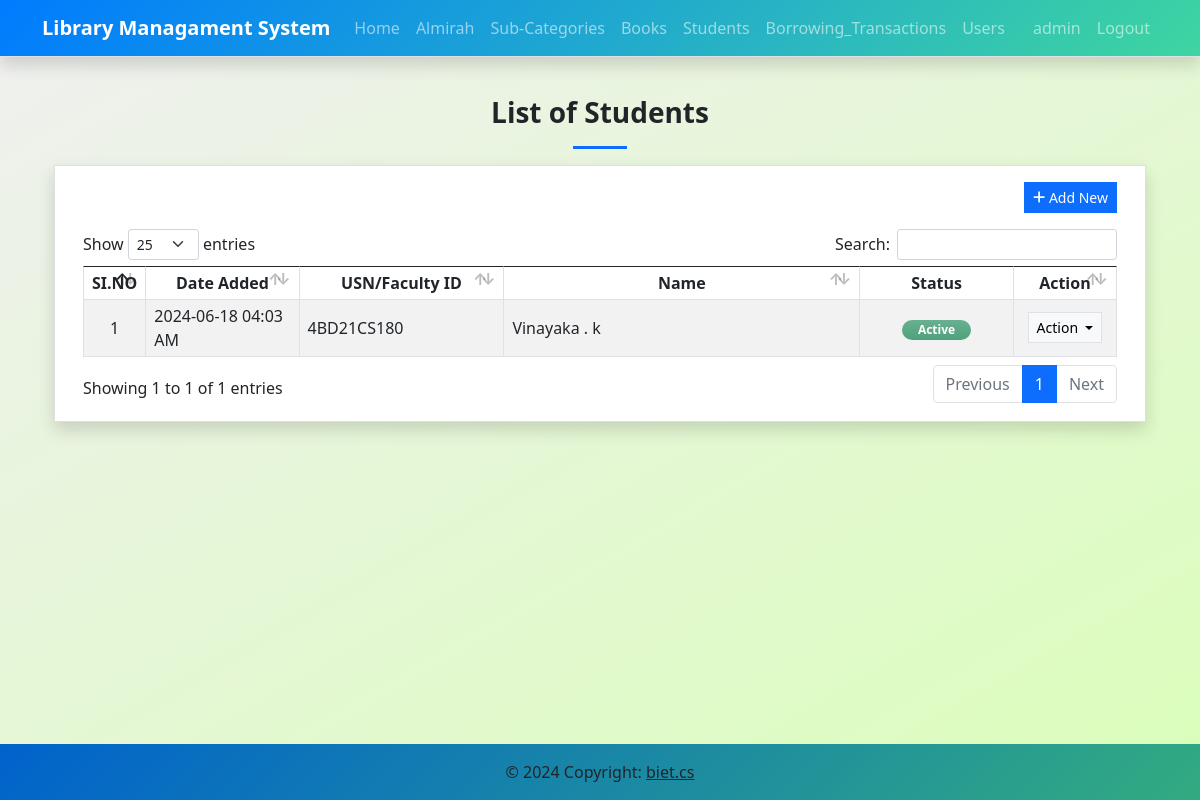
The app's page /students (signed in) with its own data.
### lmsApp/models.py (models this page shows, shortened)
class Students(models.Model):
    code = models.CharField(max_length=250)
    first_name = models.CharField(max_length=250)
    middle_name = models.CharField(max_length=250, blank=True, null=True)
    last_name = models.CharField(max_length=250)
    gender = models.CharField(max_length=20, choices=(('Male', 'Male'), ('Female', 'Female')), default='Male')
    contact = models.CharField(max_length=250)
    email = models.CharField(max_length=250)
    address = models.CharField(max_length=250)
    department = models.CharField(max_length=250, blank=True, null=True)
    course = models.CharField(max_length=250, blank=True, null=True)
    status = models.CharField(max_length=2, choices=(('1', 'Active'), ('2', 'Inactive')), default='1')
    delete_flag = models.IntegerField(default=0)
    date_added = models.DateTimeField(default=timezone.now)
    date_created = models.DateTimeField(auto_now=True)
    class Meta:
        verbose_name_plural = "List of Students"
    def name(self):
        return str(f"{self.first_name}{' '+self.middle_name if self.middle_name else ''} {self.last_name}")

### lmsApp/views.py (the view)
# urls.py: path('students',views.students,name='student-page'),
@login_required
def students(request):
    context = context_data(request)
    context['page'] = 'student'
    context['page_title'] = "Student List"
    context['students'] = models.Students.objects.filter(delete_flag = 0).all()
    return render(request, 'students.html', context)

### lmsApp/views.py (called while the page is built)
def context_data(request):
    fullpath = request.get_full_path()
    abs_uri = request.build_absolute_uri()
    abs_uri = abs_uri.split(fullpath)[0]
    context = {
        'system_host' : abs_uri,
        'page_name' : '',
        'page_title' : '',
        'system_name' : 'Library Managament System',
        'topbar' : True,
        'footer' : True,
    }
    return context

### lmsApp/templates/students.html (shortened to what this page needs)
{% extends 'base.html' %} {% load static %} {% block pageContent %}
<section class="py-4">
    <div class="container">
        <h3 class="fw-bolder text-center">List of Students</h3>
        <center>
            <hr class="bg-primary opacity-100" style="height:3px" width="5%">
        </center>
        <div class="card rounded-0 shadow">
            <div class="card-body">
                <div class="container-fluid">
                    <div class="text-end mb-3">
                        <button class="btn btn-sm btn-primary rounded-0 bg-gradient-primary" type="button" id="create_new"><i class="fa fa-plus"></i> Add New</button>
                    </div>
                    <table class="table table-bordered table-striped" id="student-tbl">
                        <colgroup>
                            <col width="5%">
                            <col width="15%">
                            <col width="20%">
                            <col width="35%">
                            <col width="15%">
                            <col width="10%">
                        </colgroup>
                        <thead>
                            <tr>
                                <th class="text-center">SI.NO</th>
                                <th class="text-center">Date Added</th>
                                <th class="text-center">USN/Faculty ID</th>
                                <th class="text-center">Name</th>
                                <th class="text-center">Status</th>
                                <th class="text-center">Action</th>
                            </tr>
                        </thead>
                        <tbody>
                            {% for student in students %}
                            <tr>
                                <td class="text-center">{{ forloop.counter }}</td>
                                <td>{{ student.date_added|date:"Y-m-d h:i A"}}</td>
                                <td>{{ student.code}}</td>
                                <td>{{ student.name }}</td>
                                <td class="text-center">
                                    {% if student.status == '1' %}
                                    <span class="badge badge-success bg-gradient bg-success px-3 rounded-pill bg-opacity-75 text-sm py-1">Active</span> {% else %}
                                    <span class="badge badge-secondary bg-gradient bg-secondary px-3 rounded-pill bg-opacity-75 text-sm py-1">Inactive</span> {% endif %}
                                </td>
                                <td class="text-center">
                                    <div class="dropdown">
                                        <button class="btn btn-light btn-sm rounded-0 border dropdown-toggle" type="button" id="abtn{{student.pk}}" data-bs-toggle="dropdown" aria-expanded="false">
                                          Action
                                        </button>
                                    </div>
                                </td>
                            </tr>
                            {% endfor %}
                        </tbody>
                    </table>
                </div>
            </div>
        </div>
    </div>
</section>
{% endblock pageContent %}

### lmsApp/templates/topNavigation.html (shortened to what this page needs)
{% load static %}
<header>
    <nav class="navbar navbar-expand-lg navbar-dark navbar-custom fixed-top shadow border-bottom">
        <div class="container">
            <a class="navbar-brand" target="_blank" href="./">
                <b>{{system_name}}</b>
            </a>
            <div class="collapse navbar-collapse" id="navbarExample01">
                <ul class="navbar-nav me-auto mb-2 mb-lg-0" id="topNav">
                    {% if request.user.is_authenticated %}
                    <li class="nav-item">
                        <a class="nav-link" aria-current="page" href="{% url 'home-page' %}">Home</a>
                    </li>
                    <li class="nav-item">
                        <a class="nav-link" aria-current="page" href="{% url 'category-page' %}">Almirah</a>
                    </li>
                    <li class="nav-item">
                        <a class="nav-link" aria-current="page" href="{% url 'sub_category-page' %}">Sub-Categories</a>
                    </li>
                    <li class="nav-item">
                        <a class="nav-link" aria-current="page" href="{% url 'book-page' %}">Books</a>
                    </li>
                    <li class="nav-item">
                        <a class="nav-link" aria-current="page" href="{% url 'student-page' %}">Students</a>
                    </li>
                    <li class="nav-item">
                        <a class="nav-link" aria-current="page" href="{% url 'borrow-page' %}">Borrowing_Transactions</a>
                    </li>
                    {% if request.user.is_superuser %}
                    <li class="nav-item">
                        <a class="nav-link" aria-current="page" href="{% url 'user-page' %}">Users</a>
                    </li>
                    {% endif %}
                    {% endif %}
                </ul>
                <ul class="navbar-nav d-flex flex-row">
                    {% if user.id %}
                    <li class="nav-item">
                        <a class="nav-link"  href="{% url 'profile-page' %}"> {{user.username}}</a>
                    </li>
                    <li class="nav-item">
                        <a class="nav-link" aria-current="page" href="{% url 'logout' %}">Logout</a>
                    </li>
                    {% else %}
                    <li class="nav-item">
                        <a class="nav-link" aria-current="page" href="{% url 'login-page' %}">Login</a>
                    </li>
                    {% endif %}
                </ul>
            </div>
        </div>
    </nav>
</header>

### static/assets/default/css/style.css (style rules this page uses)
html, body { height: 100%; width: 100%; max-height: 100%; overflow: auto; display: flex; flex-direction: column; background: linear-gradient(150deg, #f0f0f0 0%, #dafeba 100%); }
body>header { flex-shrink: auto; }

### lmsApp/templates/topNavigation.html (style rules this page uses)
.navbar-custom { background: linear-gradient(135deg, #007bff 0%, #3fd5a0 100%); }

### records on screen
Students: date_added "2024-06-18 04:03 AM", code "4BD21CS180", name "Vinayaka . k", status "Active"

### other values on screen
{{ system_name }} "Library Managament System"
{{ user.username }} "admin"
